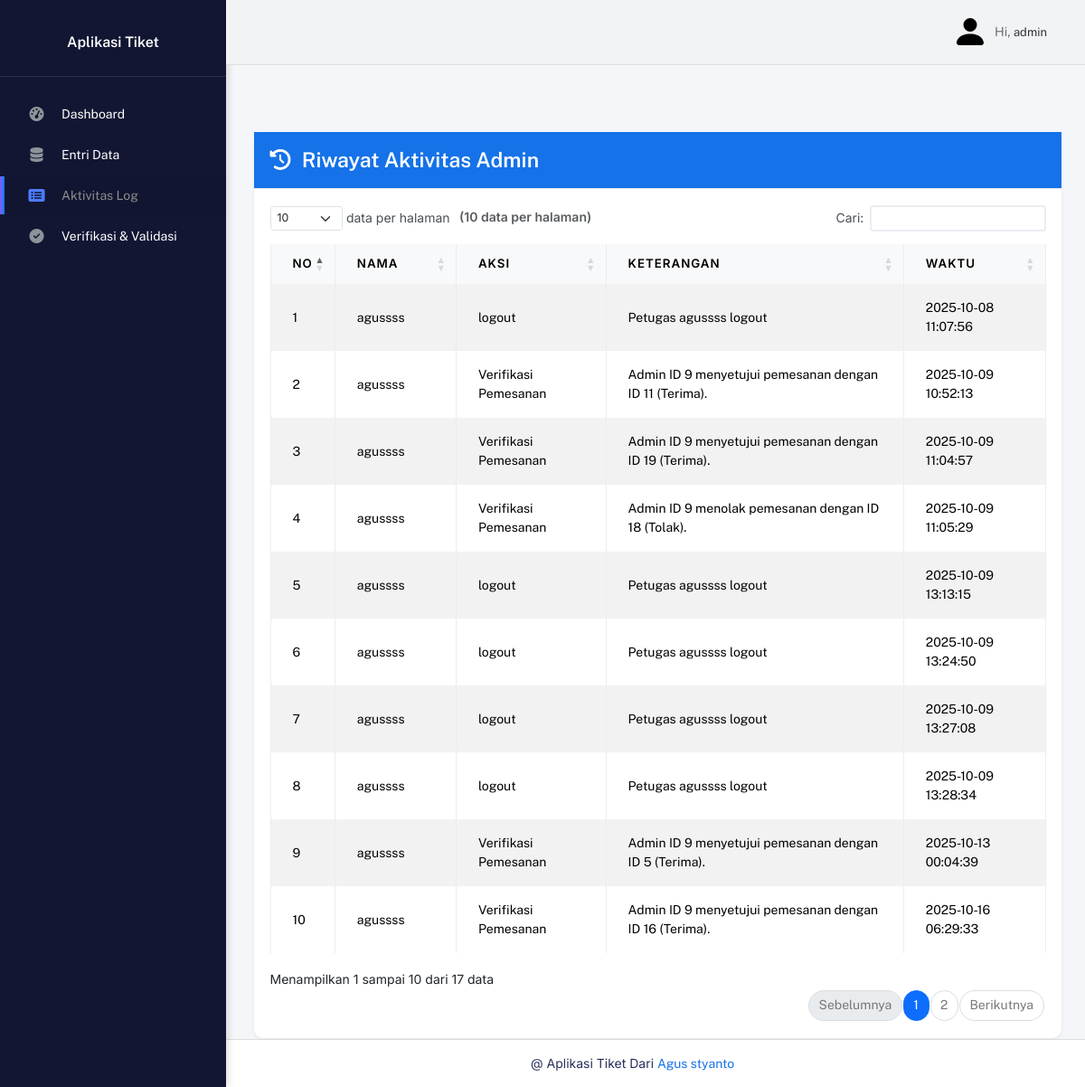
The app's page /backend/pages/user_activity/index.php (signed in) with its own data.
### tables this page shows
CREATE TABLE `activity_log` (
  `id` int NOT NULL,
  `user_id` int DEFAULT NULL,
  `aksi` varchar(50) DEFAULT NULL,
  `tabel` varchar(100) DEFAULT NULL,
  `keterangan` text,
  `ip_address` varchar(50) DEFAULT NULL,
  `waktu` timestamp NULL DEFAULT CURRENT_TIMESTAMP,
  `created_at` timestamp NULL DEFAULT CURRENT_TIMESTAMP
);

CREATE TABLE `petugas` (
  `id_petugas` int NOT NULL,
  `username` varchar(50) NOT NULL,
  `password` varchar(255) NOT NULL,
  `nama_petugas` varchar(100) NOT NULL,
  `id_level` int NOT NULL
);

### backend/pages/user_activity/index.php (the view, shortened to what this page needs)
<?php
include '../../partials/header.php';
include '../../partials/navbar.php';
include '../../partials/sidebar.php';
include '../../../config/connection.php';
$q = $conn->query("
    SELECT a.*, p.nama_petugas
    FROM activity_log a
    LEFT JOIN petugas p ON a.user_id = p.id_petugas
    ORDER BY a.waktu DESC
");
?>
<div class="page-inner mt-5 px-4">
    <div class="card shadow-sm border-0">
        <div class="card-header bg-primary text-white d-flex justify-content-between align-items-center">
            <h3 class="fw-bold mb-0 ">
                <i class="fa fa-history me-2"></i> Riwayat Aktivitas Admin
            </h3>
        </div>
        <div class="card-body">
            <div class="table-responsive">
                <table class="table table-bordered table-striped datatable w-100">
                    <thead class="table-light">
                        <tr>
                            <th>No</th>
                            <th>Nama</th>
                            <th>Aksi</th>
                            <th>Keterangan</th>
                            <th>Waktu</th>
                        </tr>
                    </thead>
                    <tbody>
                        <?php if ($q && $q->num_rows > 0): ?>
                            <?php
                                 while ($row = $q->fetch_assoc()): ?>
                                <tr>
                                    <td><?= htmlspecialchars($row['id']); ?></td>
                                    <td><?= htmlspecialchars($row['nama_petugas'] ?? 'Tidak diketahui'); ?></td>
                                    <td><?= htmlspecialchars($row['aksi']); ?></td>
                                    <td><?= htmlspecialchars($row['keterangan']); ?></td>
                                    <td><?= htmlspecialchars($row['waktu']); ?></td>
                                </tr>
                            <?php endwhile; ?>
                        <?php else: ?>
                            <tr>
                                <td colspan="5" class="text-center text-muted">Tidak ada data aktivitas.</td>
                            </tr>
                        <?php endif; ?>
                    </tbody>
                </table>
            </div>
        </div>
    </div>
</div>
<?php include '../../partials/footer.php'; ?>
<link href="https://cdn.datatables.net/1.13.6/css/dataTables.bootstrap5.min.css" rel="stylesheet">
<link href="https://cdn.datatables.net/buttons/2.4.1/css/buttons.bootstrap5.min.css" rel="stylesheet">

### backend/partials/navbar.php (style rules this page uses)
body { background-color: #f8faff; }

### backend/partials/sidebar.php (style rules this page uses)
body { font-family: 'Inter', sans-serif; margin: 0; background-color: #f5f6fa; display: flex; }

### records on screen
activity_log: id "10", petugas.nama_petugas "agussss", aksi "Verifikasi Pemesanan", keterangan "Admin ID 9 menyetujui pemesanan dengan ID 16 (Terima).", waktu "2025-10-16 06:29:33"
activity_log: id "9", petugas.nama_petugas "agussss", aksi "Verifikasi Pemesanan", keterangan "Admin ID 9 menyetujui pemesanan dengan ID 5 (Terima).", waktu "2025-10-13 00:04:39"
activity_log: id "8", petugas.nama_petugas "agussss", aksi "logout", keterangan "Petugas agussss logout", waktu "2025-10-09 13:28:34"
activity_log: id "7", petugas.nama_petugas "agussss", aksi "logout", keterangan "Petugas agussss logout", waktu "2025-10-09 13:27:08"
activity_log: id "6", petugas.nama_petugas "agussss", aksi "logout", keterangan "Petugas agussss logout", waktu "2025-10-09 13:24:50"
activity_log: id "5", petugas.nama_petugas "agussss", aksi "logout", keterangan "Petugas agussss logout", waktu "2025-10-09 13:13:15"
activity_log: id "4", petugas.nama_petugas "agussss", aksi "Verifikasi Pemesanan", keterangan "Admin ID 9 menolak pemesanan dengan ID 18 (Tolak).", waktu "2025-10-09 11:05:29"
activity_log: id "3", petugas.nama_petugas "agussss", aksi "Verifikasi Pemesanan", keterangan "Admin ID 9 menyetujui pemesanan dengan ID 19 (Terima).", waktu "2025-10-09 11:04:57"
activity_log: id "2", petugas.nama_petugas "agussss", aksi "Verifikasi Pemesanan", keterangan "Admin ID 9 menyetujui pemesanan dengan ID 11 (Terima).", waktu "2025-10-09 10:52:13"
activity_log: id "1", petugas.nama_petugas "agussss", aksi "logout", keterangan "Petugas agussss logout", waktu "2025-10-08 11:07:56"

### other values on screen
$_SESSION['level'] "admin"
